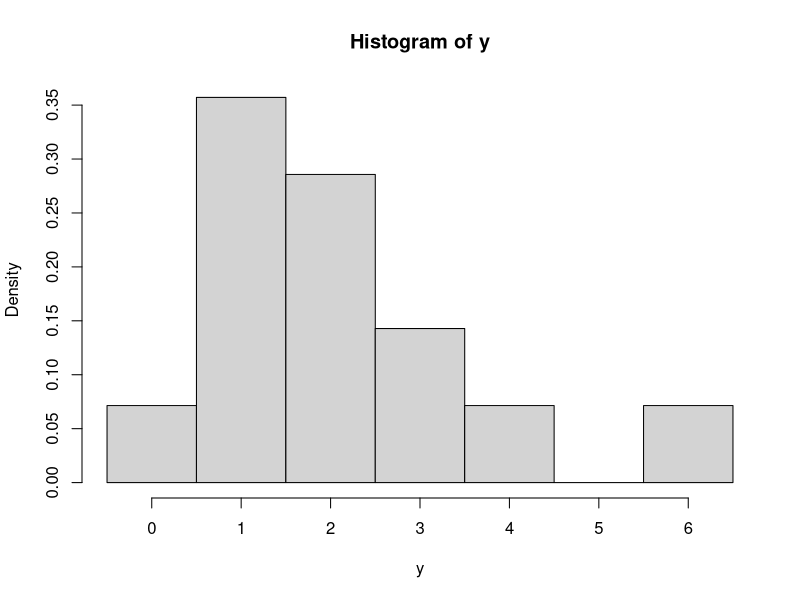
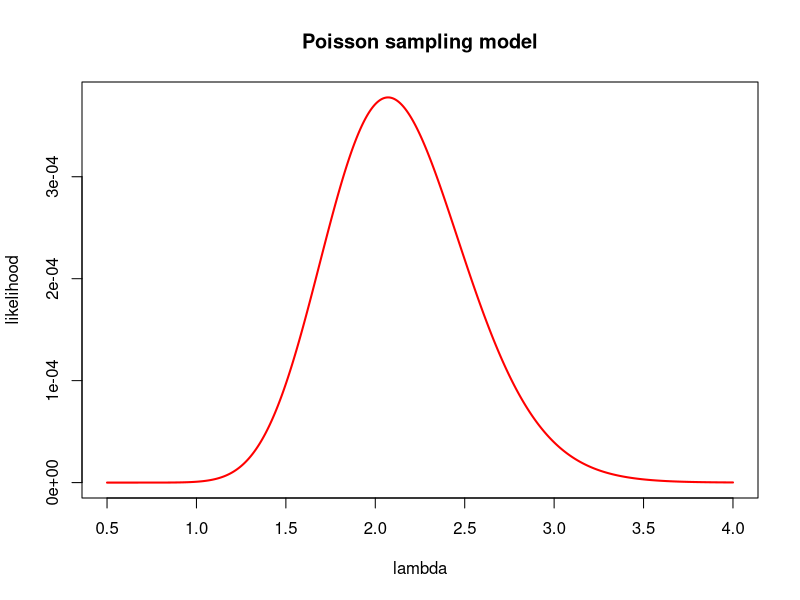
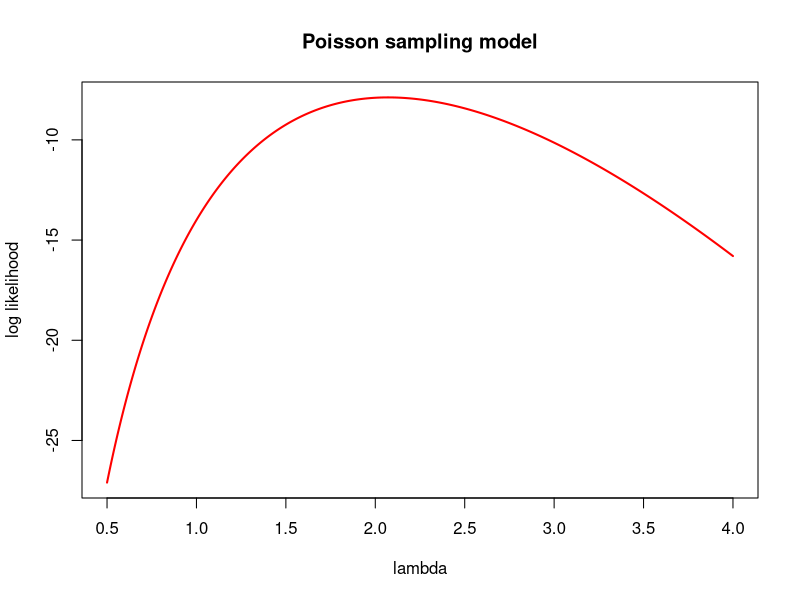

These charts were generated, in order, by the following R code:
# Ryan Luk
# STAT 206
# Credit: Prof. David Draper (draper), UCSC 2020
# I made slight modifications / cleaned up

# unbuffer the output (ctrl + w)
# setwd( 'C:/Users/Ryan Luk/Documents/Github/bayesian-statistics' )

##### Hospital length of stay

# data in days
y <- c( 0, 1, 1, 1, 1, 1, 2, 2, 2, 2, 3, 3, 4, 6 )
hist( y, breaks = ( -0.5 ):6.5, prob = T )

# poisson distribution likelihood
poisson.likelihood <- function( lambda, n, s ) {

	likelihood <- lambda^s * exp( - n * lambda )
	return( likelihood )

}

# poisson distribution log-likelihood
poisson.log.likelihood <- function( lambda, n, s ) {

	log.likelihood <- s * log( lambda ) - n * lambda
	return( log.likelihood )

}

n <- length( y )
s <- sum( y )

lambda.grid <- seq( 0.5, 4, length = 500 )

plot( lambda.grid, poisson.likelihood( lambda.grid, n, s ),
	type = 'l', lwd = 2, col = 'red', xlab = 'lambda',
	ylab = 'likelihood', main = 'Poisson sampling model' )

plot( lambda.grid, poisson.log.likelihood( lambda.grid, n, s ),
	type = 'l', lwd = 2, col = 'red', xlab = 'lambda',
	ylab = 'log likelihood', main = 'Poisson sampling model' )

# MLE (mean) and SE, both "hat" estimates
print( lambda.hat.mle <- s / n )
print( se.hat.lambda.hat.mle <- sqrt( lambda.hat.mle / n ) )

# 99.9% confidence interval
print( lambda.interval <- c( lambda.hat.mle - qnorm( 0.9995 ) *
	se.hat.lambda.hat.mle, lambda.hat.mle + qnorm( 0.9995 ) *
	se.hat.lambda.hat.mle ) )

# we are 99.9% confident that the population mean length of stay
# is between about 0.8 days and 3.3 days

# neyman-style frequentist analysis
print( lambda.hat.neyman <- mean( y ) )

# SE = population SD / sqrt( n ) = sqrt( population variance / n )
# the variance of poisson( lambda ) = lambda
print( se.hat.lambda.hat.neyman <- sqrt( lambda.hat.neyman / n ) )

# neyman assumes n = 14 is enough for repeated-sampling to
# 	follow the CLT
print( lambda.interval.neyman <- 
	c( lambda.hat.neyman - qnorm( 0.9995 ) *
	se.hat.lambda.hat.neyman, lambda.hat.neyman + 
	qnorm( 0.9995 ) * se.hat.lambda.hat.neyman ) )

# as long as the poisson sampling distribution is correct and the
# 	CLT applies to a sample size of n = 14, we are 99.9% confident

# the fisher information is the negative second partial derivative
# 	of the log-likelihood function with respect to lambda,
#	evaluated at lambda = lambda.hat.mle
# I.hat( lambda.hat.mle ) = n / lambda.hat.mle

# the repeated sampling variance is given by the inverse of the
# 	fisher information
# V.hat( lambda.hat.mle ) = ( I.hat( lambda.hat.mle ) )^( - 1 )
# 	= lambda.hat.mle / n

# the standard error mle and confidence interval are the same
print( se.hat.lambda.hat.mle <- sqrt( lambda.hat.mle / n ) )
print( lambda.interval.mle <- 
	c( lambda.hat.mle - qnorm( 0.9995 ) *
	se.hat.lambda.hat.mle, lambda.hat.mle + 
	qnorm( 0.9995 ) * se.hat.lambda.hat.mle ) )
